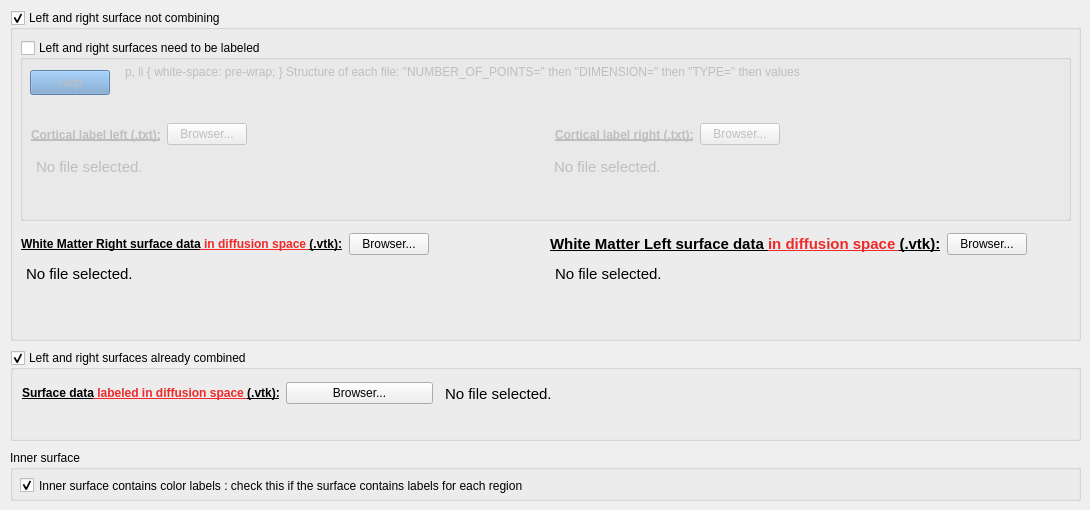
     <widget class="QWidget" name="tab_17">
      <attribute name="title">
       <string>Surface data</string>
      </attribute>
      <widget class="QGroupBox" name="groupBox_33">
       <property name="geometry">
        <rect>
         <x>10</x>
         <y>450</y>
         <width>1071</width>
         <height>51</height>
        </rect>
       </property>
       <property name="title">
        <string>Inner surface </string>
       </property>
       <widget class="QCheckBox" name="inner_surface_checkBox">
        <property name="geometry">
         <rect>
          <x>10</x>
          <y>20</y>
          <width>631</width>
          <height>31</height>
         </rect>
        </property>
        <property name="text">
         <string>Inner surface contains color labels : check this if the surface contains labels for each region </string>
        </property>
        <property name="checked">
         <bool>true</bool>
        </property>
        <property name="autoExclusive">
         <bool>false</bool>
        </property>
       </widget>
      </widget>
      <widget class="QGroupBox" name="left_right_not_combined_groupBox">
       <property name="geometry">
        <rect>
         <x>10</x>
         <y>10</y>
         <width>1071</width>
         <height>331</height>
        </rect>
       </property>
       <property name="title">
        <string>Left and right surface not combining</string>
       </property>
       <property name="checkable">
        <bool>true</bool>
       </property>
       <widget class="QGroupBox" name="NO_registration_surface_already_labeled_groupBox">
        <property name="geometry">
         <rect>
          <x>10</x>
          <y>30</y>
          <width>1051</width>
          <height>181</height>
         </rect>
        </property>
        <property name="title">
         <string>Left and right surfaces need to be labeled</string>
        </property>
        <property name="checkable">
         <bool>true</bool>
        </property>
        <property name="checked">
         <bool>false</bool>
        </property>
        <widget class="QTextEdit" name="NO_registration_cortical_label_left_textEdit">
         <property name="geometry">
          <rect>
           <x>11</x>
           <y>113</y>
           <width>511</width>
           <height>61</height>
          </rect>
         </property>
         <property name="styleSheet">
          <string notr="true">QTextEdit {
	background-color : transparent
}</string>
         </property>
         <property name="readOnly">
          <bool>true</bool>
         </property>
         <property name="html">
          <string>&lt;!DOCTYPE HTML PUBLIC &quot;-//W3C//DTD HTML 4.0//EN&quot; &quot;http://www.w3.org/TR/REC-html40/strict.dtd&quot;&gt;
&lt;html&gt;&lt;head&gt;&lt;meta name=&quot;qrichtext&quot; content=&quot;1&quot; /&gt;&lt;style type=&quot;text/css&quot;&gt;
p, li { white-space: pre-wrap; }
&lt;/style&gt;&lt;/head&gt;&lt;body style=&quot; font-family:'Ubuntu'; font-size:11pt; font-weight:400; font-style:normal;&quot;&gt;
&lt;p style=&quot; margin-top:0px; margin-bottom:0px; margin-left:0px; margin-right:0px; -qt-block-indent:0; text-indent:0px;&quot;&gt;No file selected.&lt;/p&gt;&lt;/body&gt;&lt;/html&gt;</string>
         </property>
        </widget>
        <widget class="QTextEdit" name="NO_registration_cortical_label_right_textEdit">
         <property name="geometry">
          <rect>
           <x>529</x>
           <y>113</y>
           <width>511</width>
           <height>61</height>
          </rect>
         </property>
         <property name="styleSheet">
          <string notr="true">QTextEdit {
	background-color : transparent
}</string>
         </property>
         <property name="readOnly">
          <bool>true</bool>
         </property>
         <property name="html">
          <string>&lt;!DOCTYPE HTML PUBLIC &quot;-//W3C//DTD HTML 4.0//EN&quot; &quot;http://www.w3.org/TR/REC-html40/strict.dtd&quot;&gt;
&lt;html&gt;&lt;head&gt;&lt;meta name=&quot;qrichtext&quot; content=&quot;1&quot; /&gt;&lt;style type=&quot;text/css&quot;&gt;
p, li { white-space: pre-wrap; }
&lt;/style&gt;&lt;/head&gt;&lt;body style=&quot; font-family:'Ubuntu'; font-size:11pt; font-weight:400; font-style:normal;&quot;&gt;
&lt;p style=&quot; margin-top:0px; margin-bottom:0px; margin-left:0px; margin-right:0px; -qt-block-indent:0; text-indent:0px;&quot;&gt;No file selected.&lt;/p&gt;&lt;/body&gt;&lt;/html&gt;</string>
         </property>
        </widget>
        <widget class="QWidget" name="layoutWidget">
         <property name="geometry">
          <rect>
           <x>11</x>
           <y>80</y>
           <width>1041</width>
           <height>29</height>
          </rect>
         </property>
         <layout class="QHBoxLayout" name="horizontalLayout_26">
          <item>
           <layout class="QHBoxLayout" name="horizontalLayout_33">
            <item>
             <widget class="QLabel" name="label_7">
              <property name="font">
               <font>
                <weight>75</weight>
                <bold>true</bold>
                <underline>true</underline>
               </font>
              </property>
              <property name="text">
               <string>Cortical label left (.txt):</string>
              </property>
             </widget>
            </item>
            <item>
             <widget class="QPushButton" name="NO_registration_cortical_label_left_pushButton">
              <property name="text">
               <string>Browser...</string>
              </property>
             </widget>
            </item>
            <item>
             <spacer name="horizontalSpacer_9">
              <property name="orientation">
               <enum>Qt::Horizontal</enum>
              </property>
              <property name="sizeHint" stdset="0">
               <size>
                <width>40</width>
                <height>20</height>
               </size>
              </property>
             </spacer>
            </item>
           </layout>
          </item>
          <item>
           <layout class="QHBoxLayout" name="horizontalLayout_34">
            <item>
             <widget class="QLabel" name="label_13">
              <property name="font">
               <font>
                <weight>75</weight>
                <bold>true</bold>
                <underline>true</underline>
               </font>
              </property>
              <property name="text">
               <string>Cortical label right (.txt):</string>
              </property>
             </widget>
            </item>
            <item>
             <widget class="QPushButton" name="NO_registration_cortical_label_right_pushButton">
              <property name="text">
               <string>Browser...</string>
              </property>
             </widget>
            </item>
            <item>
             <spacer name="horizontalSpacer_46">
              <property name="orientation">
               <enum>Qt::Horizontal</enum>
              </property>
              <property name="sizeHint" stdset="0">
               <size>
                <width>40</width>
                <height>20</height>
               </size>
              </property>
             </spacer>
            </item>
           </layout>
          </item>
         </layout>
        </widget>
        <widget class="QPushButton" name="NO_registration_question_cortical_labeled_pushButton">
         <property name="geometry">
          <rect>
           <x>10</x>
           <y>30</y>
           <width>80</width>
           <height>25</height>
          </rect>
         </property>
         <property name="styleSheet">
          <string notr="true">QPushButton {
	background-color : rgb(114, 159, 207)
}
</string>
         </property>
         <property name="text">
          <string>Help</string>
         </property>
        </widget>
        <widget class="QTextEdit" name="NO_registration_question_cortical_labeled_textEdit">
         <property name="geometry">
          <rect>
           <x>100</x>
           <y>20</y>
           <width>941</width>
           <height>81</height>
          </rect>
         </property>
         <property name="styleSheet">
          <string notr="true">QTextEdit {
	background-color : transparent
}</string>
         </property>
         <property name="html">
          <string>&lt;!DOCTYPE HTML PUBLIC &quot;-//W3C//DTD HTML 4.0//EN&quot; &quot;http://www.w3.org/TR/REC-html40/strict.dtd&quot;&gt;
&lt;html&gt;&lt;head&gt;&lt;meta name=&quot;qrichtext&quot; content=&quot;1&quot; /&gt;&lt;style type=&quot;text/css&quot;&gt;
p, li { white-space: pre-wrap; }
&lt;/style&gt;&lt;/head&gt;&lt;body style=&quot; font-family:'Ubuntu'; font-size:11pt; font-weight:400; font-style:normal;&quot;&gt;
&lt;p style=&quot; margin-top:0px; margin-bottom:0px; margin-left:0px; margin-right:0px; -qt-block-indent:0; text-indent:0px;&quot;&gt;Structure of each file: &amp;quot;NUMBER_OF_POINTS=&amp;quot;  then &amp;quot;DIMENSION=&amp;quot; then &amp;quot;TYPE=&amp;quot; then values&lt;/p&gt;&lt;/body&gt;&lt;/html&gt;</string>
         </property>
        </widget>
        <zorder>NO_registration_question_cortical_labeled_textEdit</zorder>
        <zorder>NO_registration_cortical_label_left_textEdit</zorder>
        <zorder>NO_registration_cortical_label_right_textEdit</zorder>
        <zorder>layoutWidget</zorder>
        <zorder>NO_registration_question_cortical_labeled_pushButton</zorder>
       </widget>
       <widget class="QWidget" name="layoutWidget">
        <property name="geometry">
         <rect>
          <x>11</x>
          <y>220</y>
          <width>1051</width>
          <height>29</height>
         </rect>
        </property>
        <layout class="QHBoxLayout" name="horizontalLayout_32">
         <item>
          <layout class="QHBoxLayout" name="horizontalLayout_42">
           <item>
            <widget class="QLabel" name="WMR_surface_diffusion_label">
             <property name="font">
              <font>
               <weight>75</weight>
               <bold>true</bold>
               <underline>true</underline>
              </font>
             </property>
             <property name="text">
              <string>&lt;html&gt;&lt;head/&gt;&lt;body&gt;&lt;p&gt;White Matter Right surface data&lt;span style=&quot; color:#ef2929;&quot;&gt; in diffusion space &lt;/span&gt;&lt;span style=&quot; color:#000000;&quot;&gt;(.vtk):&lt;/span&gt;&lt;/p&gt;&lt;/body&gt;&lt;/html&gt;</string>
             </property>
            </widget>
           </item>
           <item>
            <widget class="QPushButton" name="WM_R_Surf_NON_REGISTRATION_pushButton">
             <property name="text">
              <string>Browser...</string>
             </property>
            </widget>
           </item>
           <item>
            <spacer name="horizontalSpacer_14">
             <property name="orientation">
              <enum>Qt::Horizontal</enum>
             </property>
             <property name="sizeHint" stdset="0">
              <size>
               <width>40</width>
               <height>20</height>
              </size>
             </property>
            </spacer>
           </item>
          </layout>
         </item>
         <item>
          <layout class="QHBoxLayout" name="horizontalLayout_43">
           <item>
            <widget class="QLabel" name="WML_surface_diffusion_label">
             <property name="font">
              <font>
               <pointsize>11</pointsize>
               <weight>75</weight>
               <bold>true</bold>
               <underline>true</underline>
               <strikeout>false</strikeout>
              </font>
             </property>
             <property name="text">
              <string>&lt;html&gt;&lt;head/&gt;&lt;body&gt;&lt;p&gt;White Matter Left surface data &lt;span style=&quot; color:#ef2929;&quot;&gt;in diffusion space &lt;/span&gt;&lt;span style=&quot; color:#000000;&quot;&gt;(.vtk):&lt;/span&gt;&lt;/p&gt;&lt;/body&gt;&lt;/html&gt;</string>
             </property>
            </widget>
           </item>
           <item>
            <widget class="QPushButton" name="WM_L_Surf_NON_REGISTRATION_pushButton">
             <property name="text">
              <string>Browser...</string>
             </property>
            </widget>
           </item>
           <item>
            <spacer name="horizontalSpacer_15">
             <property name="orientation">
              <enum>Qt::Horizontal</enum>
             </property>
             <property name="sizeHint" stdset="0">
              <size>
               <width>40</width>
               <height>20</height>
              </size>
             </property>
            </spacer>
           </item>
          </layout>
         </item>
        </layout>
       </widget>
       <widget class="QWidget" name="layoutWidget">
        <property name="geometry">
         <rect>
          <x>11</x>
          <y>250</y>
          <width>1051</width>
          <height>72</height>
         </rect>
        </property>
        <layout class="QHBoxLayout" name="horizontalLayout_44">
         <item>
          <widget class="QTextEdit" name="WM_R_Surf_NON_REGISTRATION_textEdit">
           <property name="styleSheet">
            <string notr="true">QTextEdit {
	background-color : transparent
}</string>
           </property>
           <property name="readOnly">
            <bool>true</bool>
           </property>
           <property name="html">
            <string>&lt;!DOCTYPE HTML PUBLIC &quot;-//W3C//DTD HTML 4.0//EN&quot; &quot;http://www.w3.org/TR/REC-html40/strict.dtd&quot;&gt;
&lt;html&gt;&lt;head&gt;&lt;meta name=&quot;qrichtext&quot; content=&quot;1&quot; /&gt;&lt;style type=&quot;text/css&quot;&gt;
p, li { white-space: pre-wrap; }
&lt;/style&gt;&lt;/head&gt;&lt;body style=&quot; font-family:'Ubuntu'; font-size:11pt; font-weight:400; font-style:normal;&quot;&gt;
&lt;p style=&quot; margin-top:0px; margin-bottom:0px; margin-left:0px; margin-right:0px; -qt-block-indent:0; text-indent:0px;&quot;&gt;No file selected.&lt;/p&gt;&lt;/body&gt;&lt;/html&gt;</string>
           </property>
           <property name="overwriteMode">
            <bool>true</bool>
           </property>
          </widget>
         </item>
         <item>
          <widget class="QTextEdit" name="WM_L_Surf_NON_REGISTRATION_textEdit">
           <property name="styleSheet">
            <string notr="true">QTextEdit {
	background-color : transparent
}</string>
           </property>
           <property name="readOnly">
            <bool>true</bool>
           </property>
           <property name="html">
            <string>&lt;!DOCTYPE HTML PUBLIC &quot;-//W3C//DTD HTML 4.0//EN&quot; &quot;http://www.w3.org/TR/REC-html40/strict.dtd&quot;&gt;
&lt;html&gt;&lt;head&gt;&lt;meta name=&quot;qrichtext&quot; content=&quot;1&quot; /&gt;&lt;style type=&quot;text/css&quot;&gt;
p, li { white-space: pre-wrap; }
&lt;/style&gt;&lt;/head&gt;&lt;body style=&quot; font-family:'Ubuntu'; font-size:11pt; font-weight:400; font-style:normal;&quot;&gt;
&lt;p style=&quot; margin-top:0px; margin-bottom:0px; margin-left:0px; margin-right:0px; -qt-block-indent:0; text-indent:0px;&quot;&gt;No file selected.&lt;/p&gt;&lt;/body&gt;&lt;/html&gt;</string>
           </property>
           <property name="overwriteMode">
            <bool>true</bool>
           </property>
          </widget>
         </item>
        </layout>
       </widget>
      </widget>
      <widget class="QGroupBox" name="left_right_combined_groupBox">
       <property name="geometry">
        <rect>
         <x>10</x>
         <y>350</y>
         <width>1071</width>
         <height>91</height>
        </rect>
       </property>
       <property name="title">
        <string>Left and right surfaces already combined</string>
       </property>
       <property name="checkable">
        <bool>true</bool>
       </property>
       <property name="checked">
        <bool>true</bool>
       </property>
       <widget class="QWidget" name="layoutWidget_7">
        <property name="geometry">
         <rect>
          <x>12</x>
          <y>30</y>
          <width>411</width>
          <height>27</height>
         </rect>
        </property>
        <layout class="QHBoxLayout" name="horizontalLayout_50">
         <item>
          <widget class="QLabel" name="no_registration_surface_diffusion_label">
           <property name="font">
            <font>
             <weight>75</weight>
             <bold>true</bold>
             <underline>true</underline>
            </font>
           </property>
           <property name="text">
            <string>&lt;html&gt;&lt;head/&gt;&lt;body&gt;&lt;p&gt;Surface data&lt;span style=&quot; color:#ef2929;&quot;&gt; labeled in diffusion space &lt;/span&gt;&lt;span style=&quot; color:#000000;&quot;&gt;(.vtk):&lt;/span&gt;&lt;/p&gt;&lt;/body&gt;&lt;/html&gt;</string>
           </property>
          </widget>
         </item>
         <item>
          <widget class="QPushButton" name="SURFACE_USER_pushButton">
           <property name="text">
            <string>Browser...</string>
           </property>
          </widget>
         </item>
        </layout>
       </widget>
       <widget class="QTextEdit" name="SURFACE_USER_textEdit">
        <property name="geometry">
         <rect>
          <x>430</x>
          <y>30</y>
          <width>631</width>
          <height>51</height>
         </rect>
        </property>
        <property name="styleSheet">
         <string notr="true">QTextEdit {
	background-color : transparent
}</string>
        </property>
        <property name="readOnly">
         <bool>true</bool>
        </property>
        <property name="html">
         <string>&lt;!DOCTYPE HTML PUBLIC &quot;-//W3C//DTD HTML 4.0//EN&quot; &quot;http://www.w3.org/TR/REC-html40/strict.dtd&quot;&gt;
&lt;html&gt;&lt;head&gt;&lt;meta name=&quot;qrichtext&quot; content=&quot;1&quot; /&gt;&lt;style type=&quot;text/css&quot;&gt;
p, li { white-space: pre-wrap; }
&lt;/style&gt;&lt;/head&gt;&lt;body style=&quot; font-family:'Ubuntu'; font-size:11pt; font-weight:400; font-style:normal;&quot;&gt;
&lt;p style=&quot; margin-top:0px; margin-bottom:0px; margin-left:0px; margin-right:0px; -qt-block-indent:0; text-indent:0px;&quot;&gt;No file selected.&lt;/p&gt;&lt;/body&gt;&lt;/html&gt;</string>
        </property>
        <property name="overwriteMode">
         <bool>true</bool>
        </property>
       </widget>
      </widget>
     </widget>
